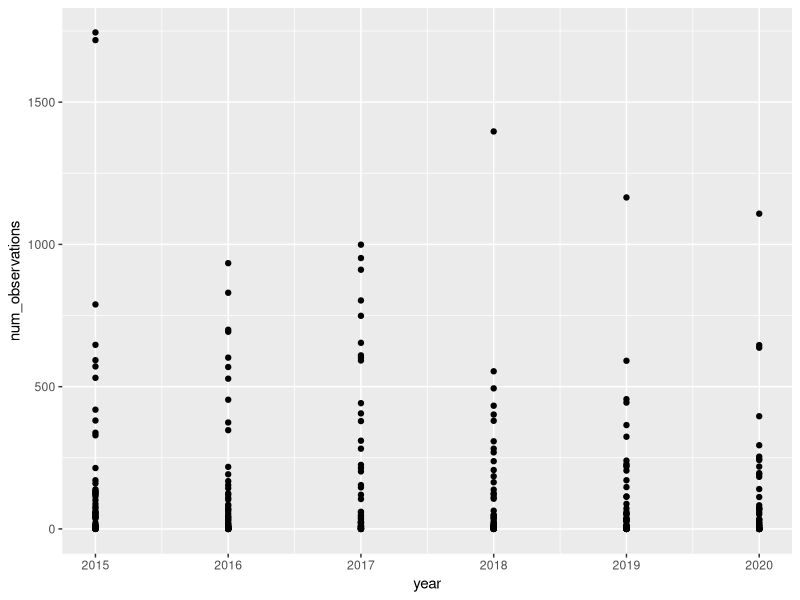
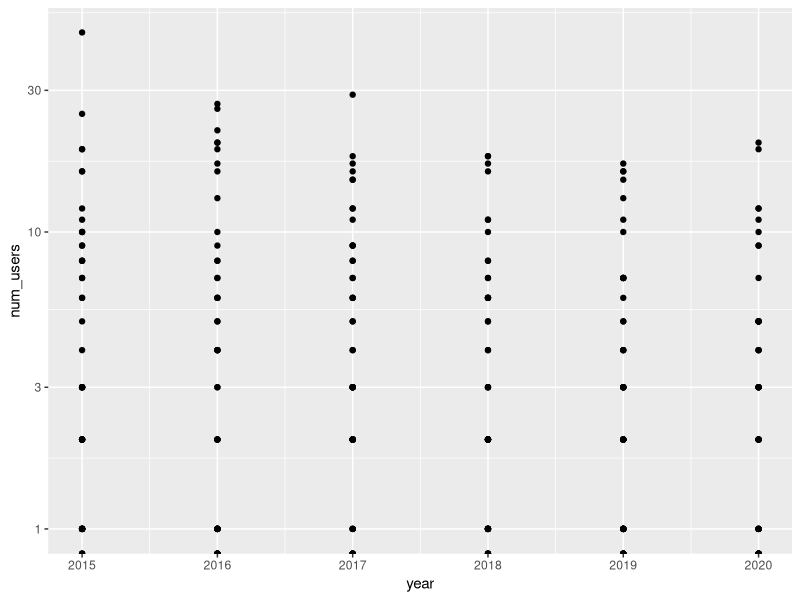
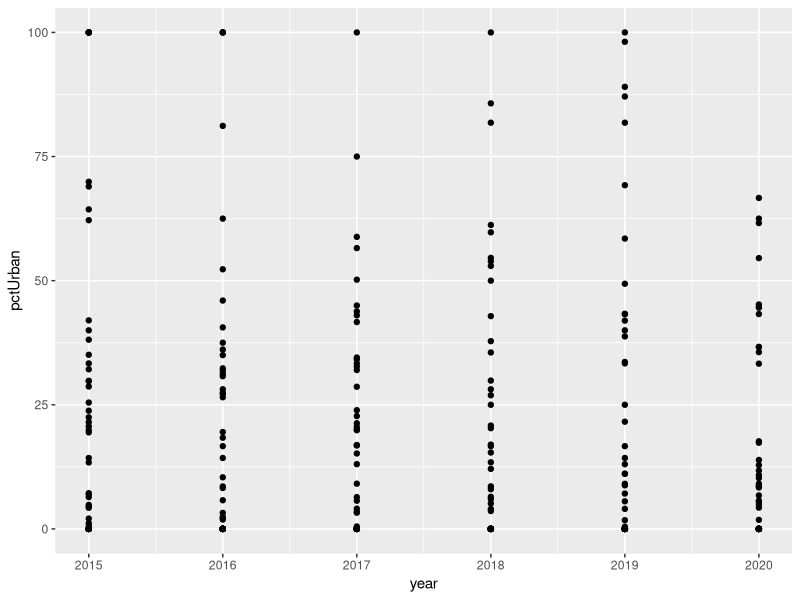

R code for these plots, in order: (Note: this script raises an error after producing the figures.)
# Analyses of USA eButterfly data lme4
# Kathleen L Prudic
# klprudic@arizona.edu
# created 2020-09-01


# Remove wonton variables 
rm(list = ls())

# Load additional packages
library(tidyverse)
library(lme4)
library(merTools)

# Load data 
ebutt_usa <- read_csv(file = "data/ebutt-usa-counts-urban.csv")

# Add year column
# ebutt_usa <- ebutt_usa %>%
#  mutate(year = year(obs_date))

# Create observation data for analysis
# usa_counts <- ebutt_usa %>%
#  group_by(state, year) %>%
#  summarize(num_observations = n(),
#           num_users = length(unique(observer))) %>%
#  ungroup()

# Add log transformation of num_observations and num_users
usa_counts <- ebutt_usa 
#  mutate(log_num_obs = log10(num_observations)) %>%
#  mutate(log_num_users = log10(num_users))

# Filter data for 2015-2019 records, num_observations and num_users
usa_counts_2015_2019 <- usa_counts %>%
  filter(year != 2020)

# Plot observation data ignoring state
ggplot(data = usa_counts, mapping = aes(x = year, y = num_observations)) +
  geom_point() 
#  scale_y_log10()

# Plot user data ignoring state
ggplot(data = usa_counts, mapping = aes(x = year, y = num_users)) +
  geom_point() +
  scale_y_log10()

# Plot percent urban observation data ignoring state
ggplot(data = usa_counts, mapping = aes(x = year, y = pctUrban)) +
  geom_point()

################################################################################
# num_observations analysis

# Linear model of observation data 2015-2019
# Use ML because we are comparing models
usa_lme <- lme4::lmer(num_observations ~ year + (1|state),  
                      data = usa_counts_2015_2019, 
                      REML = FALSE)

# Polynomial model of observation data 2015-2019
# Degree 2
usa_lme_poly <- lme4::lmer(num_observations ~ poly(x = year, degree = 2) + (1|state),
                           data = usa_counts_2015_2019, 
                           REML = FALSE)

# Compare linear and polynomial models
anova(usa_lme, usa_lme_poly)

# Linear model of observation data 2015-2019
# Use REML because we want accurate estimates
usa_lme <- lme4::lmer(num_observations ~ year + (1|state),  
                      data = usa_counts_2015_2019, 
                      REML = TRUE)

# Create predicted values
predictions <- merTools::predictInterval(usa_lme, 
                                         newdata = usa_counts, 
                                         level = 0.95)

# Add predictions to dataframe
usa_counts <- usa_counts %>%
  mutate(pred_num_obs = predictions$fit, 
         lwr_num_obs = predictions$lwr,
         upr_num_obs = predictions$upr) %>%
  mutate(below_ci = num_observations < lwr_num_obs, 
         above_ci = num_observations > upr_num_obs) %>%
  mutate(pct_change = ((num_observations - pred_num_obs)/ pred_num_obs)*100)

  # Pull out values for 2020
pred_2020 <- usa_counts %>%
  filter(year == 2020)

# Write to file
write_csv(x = pred_2020, path = "output/eButterfly_predictions_obs_2020.csv")

################################################################################
# num_users analysis

# Linear model of observation data 2015-2019
# Use ML because we are comparing models
usa_lme <- lme4::lmer(num_users ~ year + (1|state),  
                      data = usa_counts_2015_2019, 
                      REML = FALSE)

# Polynomial model of observation data 2015-2019
# Degree 2
usa_lme_poly <- lme4::lmer(num_users ~ poly(x = year, degree = 2) + (1|state),
                           data = usa_counts_2015_2019, 
                           REML = FALSE)

# Compare linear and polynomial models
anova(usa_lme, usa_lme_poly)

# Linear model of observation data 2015-2019
# Use REML because we want accurate estimates
usa_lme <- lme4::lmer(num_users ~ year + (1|state),  
                      data = usa_counts_2015_2019, 
                      REML = TRUE)

# Create predicted values
predictions <- merTools::predictInterval(usa_lme, 
                                         newdata = usa_counts, 
                                         level = 0.95)

# Add predictions to dataframe
usa_counts <- usa_counts %>%
  mutate(pred_num_users = predictions$fit, 
         lwr_num_users = predictions$lwr,
         upr_num_users = predictions$upr) %>%
  mutate(below_ci = num_users < lwr_num_users, 
         above_ci = num_users > upr_num_users) %>%
  mutate(pct_change = ((num_users - pred_num_users)/ pred_num_users)*100)

# Pull out values for 2020
pred_2020 <- usa_counts %>%
  filter(year == 2020)

# Write to file
write_csv(x = pred_2020, path = "output/eButterfly_predictions_users_2020.csv")

################################################################################
# percent urban observations analysis

# Linear model of observation data 2015-2019
# Use ML because we are comparing models
usa_lme <- lme4::lmer(pctUrban ~ year + (1|state),  
                      data = usa_counts_2015_2019, 
                      REML = FALSE)

# Polynomial model of observation data 2015-2019
# Degree 2
usa_lme_poly <- lme4::lmer(pctUrban ~ poly(x = year, degree = 2) + (1|state),
                           data = usa_counts_2015_2019, 
                           REML = FALSE)

# Compare linear and polynomial models
anova(usa_lme, usa_lme_poly)

# Linear model of observation data 2015-2019
# Use REML because we want accurate estimates
usa_lme <- lme4::lmer(pctUrban ~ year + (1|state),  
                      data = usa_counts_2015_2019, 
                      REML = TRUE)

# Create predicted values
predictions <- merTools::predictInterval(usa_lme, 
                                         newdata = usa_counts, 
                                         level = 0.95)

# Add predictions to dataframe
usa_counts <- usa_counts %>%
  mutate(pred_pct_urban = predictions$fit, 
         lwr_pct_urban = predictions$lwr,
         upr_pct_urban = predictions$upr) %>%
  mutate(below_ci = pctUrban < lwr_pct_urban, 
         above_ci = pctUrban > upr_pct_urban) %>%
  mutate(pct_change = ((pctUrban - pred_pct_urban)/ pred_pct_urban)*100)  

# Pull out values for 2020
pred_2020 <- usa_counts %>%
  filter(year == 2020)

# Write to file
write_csv(x = pred_2020, path = "output/eButterfly_predictions_urban_2020.csv")
